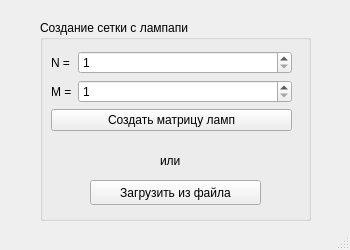
<?xml version="1.0" encoding="UTF-8"?>
<ui version="4.0">
 <class>MainWindow</class>
 <widget class="QMainWindow" name="MainWindow">
  <property name="geometry">
   <rect>
    <x>0</x>
    <y>0</y>
    <width>350</width>
    <height>250</height>
   </rect>
  </property>
  <property name="minimumSize">
   <size>
    <width>350</width>
    <height>250</height>
   </size>
  </property>
  <property name="maximumSize">
   <size>
    <width>350</width>
    <height>250</height>
   </size>
  </property>
  <property name="windowTitle">
   <string>MainWindow</string>
  </property>
  <widget class="QWidget" name="centralwidget">
   <widget class="QGroupBox" name="groupBox">
    <property name="geometry">
     <rect>
      <x>40</x>
      <y>20</y>
      <width>271</width>
      <height>201</height>
     </rect>
    </property>
    <property name="title">
     <string>Создание сетки с лампапи</string>
    </property>
    <widget class="QPushButton" name="pushButton">
     <property name="geometry">
      <rect>
       <x>50</x>
       <y>160</y>
       <width>171</width>
       <height>25</height>
      </rect>
     </property>
     <property name="text">
      <string>Загрузить из файла</string>
     </property>
    </widget>
    <widget class="QLabel" name="label">
     <property name="geometry">
      <rect>
       <x>120</x>
       <y>130</y>
       <width>31</width>
       <height>21</height>
      </rect>
     </property>
     <property name="text">
      <string>или</string>
     </property>
    </widget>
    <widget class="QWidget" name="layoutWidget">
     <property name="geometry">
      <rect>
       <x>11</x>
       <y>31</y>
       <width>241</width>
       <height>169</height>
      </rect>
     </property>
     <layout class="QVBoxLayout" name="verticalLayout">
      <item>
       <layout class="QFormLayout" name="formLayout_2">
        <item row="0" column="0">
         <widget class="QLabel" name="Label">
          <property name="text">
           <string>N =</string>
          </property>
         </widget>
        </item>
        <item row="0" column="1">
         <widget class="QSpinBox" name="NValue">
          <property name="enabled">
           <bool>true</bool>
          </property>
          <property name="sizePolicy">
           <sizepolicy hsizetype="Minimum" vsizetype="Fixed">
            <horstretch>0</horstretch>
            <verstretch>0</verstretch>
           </sizepolicy>
          </property>
          <property name="baseSize">
           <size>
            <width>0</width>
            <height>0</height>
           </size>
          </property>
          <property name="autoFillBackground">
           <bool>false</bool>
          </property>
          <property name="minimum">
           <number>1</number>
          </property>
          <property name="maximum">
           <number>7</number>
          </property>
          <property name="value">
           <number>1</number>
          </property>
         </widget>
        </item>
        <item row="1" column="0">
         <widget class="QLabel" name="Label_2">
          <property name="text">
           <string>M =</string>
          </property>
         </widget>
        </item>
        <item row="1" column="1">
         <widget class="QSpinBox" name="MValue">
          <property name="minimum">
           <number>1</number>
          </property>
          <property name="maximum">
           <number>7</number>
          </property>
         </widget>
        </item>
        <item row="2" column="0" colspan="2">
         <widget class="QPushButton" name="CreateMatrixButton">
          <property name="text">
           <string>Создать матрицу ламп</string>
          </property>
         </widget>
        </item>
       </layout>
      </item>
     </layout>
    </widget>
   </widget>
  </widget>
  <widget class="QStatusBar" name="statusbar"/>
  <action name="action_Create_new_matrix">
   <property name="text">
    <string>     Create new matrix</string>
   </property>
  </action>
  <action name="actionImport_matrix_from_txt_file">
   <property name="text">
    <string>Import matrix from txt file</string>
   </property>
  </action>
  <action name="action">
   <property name="text">
    <string>Импортировать текстовый файл</string>
   </property>
  </action>
  <action name="action_4">
   <property name="text">
    <string>омри</string>
   </property>
  </action>
 </widget>
 <resources/>
 <connections/>
</ui>
